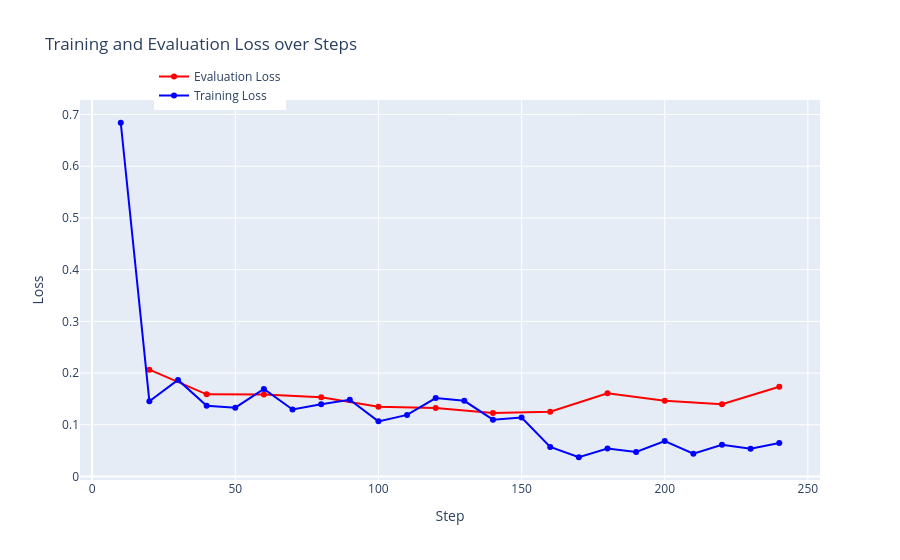

The code cell stored with this chart in its notebook:
### Code cell
plot_train_eval_loss('logs/focal/2024-06-22_23-52-35/output/')

### Figure 1 — Plotly figure (JSON) as saved in the notebook; plotly's stock layout.template omitted (floating-point values rounded to 4 significant figures)
{"data": [{"line": {"color": "red"}, "mode": "lines+markers", "name": "Evaluation Loss", "type": "scatter", "x": [20, 40, 60, 80, 100, 120, 140, 160, 180, 200, 220, 240], "y": [0.2067, 0.1588, 0.1587, 0.1532, 0.1348, 0.1323, 0.1225, 0.1252, 0.161, 0.1464, 0.1398, 0.1735]}, {"line": {"color": "blue"}, "mode": "lines+markers", "name": "Training Loss", "type": "scatter", "x": [10, 20, 30, 40, 50, 60, 70, 80, 90, 100, 110, 120, 130, 140, 150, 160, 170, 180, 190, 200, 210, 220, 230, 240], "y": [0.6841, 0.1454, 0.1868, 0.1367, 0.1331, 0.1693, 0.1296, 0.1398, 0.1483, 0.1066, 0.1191, 0.1517, 0.1463, 0.1099, 0.1142, 0.0572, 0.0372, 0.0539, 0.0473, 0.0684, 0.0442, 0.0615, 0.0536, 0.0649]}], "layout": {"hovermode": "x unified", "legend": {"x": 0.1, "y": 1.1}, "title": {"text": "Training and Evaluation Loss over Steps"}, "xaxis": {"title": {"text": "Step"}}, "yaxis": {"title": {"text": "Loss"}}}}
